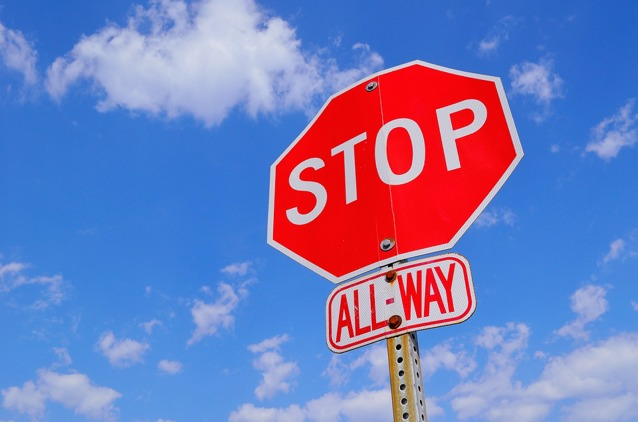
#> input picture stopsign.jpg, 638 x 422 px
$ python rawconversion.py
#> lines starting #> are read from the running program, lines starting #| are printed output that depends on the picture
from PIL import Image
import numpy as np

# Configuration
input_jpg_path = "stopsign.jpg"  # Path to your input JPG file
output_raw_path = "input_tensor.raw"  # Path to save the binary raw file
input_shape = (1, 3, 640, 640)  # Model input shape (batch_size, channels, height, width)

# Load and preprocess the image
image = Image.open(input_jpg_path).convert('RGB')  # Convert to RGB
#> image is the input picture: PIL image 638x422 RGB; mean R, G, B 116.1, 124.8, 186.5
image = image.resize((input_shape[2], input_shape[3]))  # Resize to 640x640
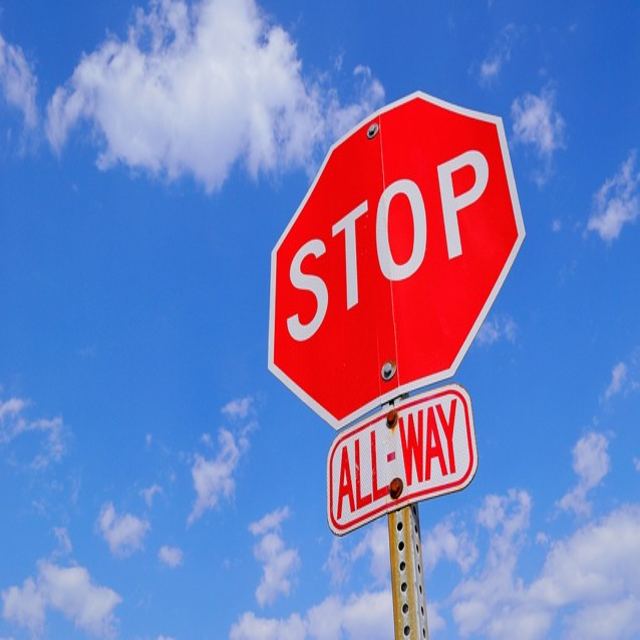
#> image: PIL image 640x640 RGB; mean R, G, B 116.1, 124.8, 186.5

# Convert to numpy array and normalize pixel values
image_np = np.array(image).astype(np.float32) / 255.0  # Scale pixel values to [0, 1]

# Convert to NCHW format (channels first)
image_np = np.transpose(image_np, (2, 0, 1))  # Convert from HWC to CHW

# Add batch dimension
image_np = np.expand_dims(image_np, axis=0)  # Add batch size dimension

# Save to a raw binary file
image_np.tofile(output_raw_path)
print(f"Preprocessed input saved to: {output_raw_path}")
